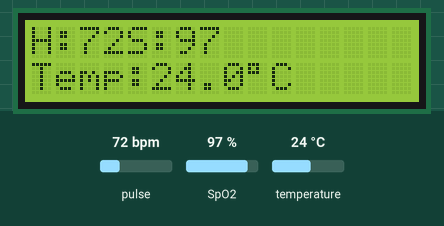
Bench run of a sketch on a simulated ESP32. On the bench: 16×2 character LCD. The inputs (shaded band) are chosen by the test bench; at power-on: pulse 72 bpm, temperature 24 °C, SpO2 97 %. What the sketch prints to the serial monitor is not drawn.

Above: at 9.3 s.
9.4 s: pulse set to 42 bpm
At 11.1 s:
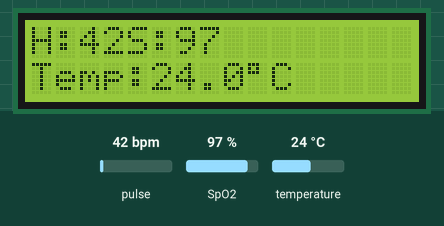
11.8 s: temperature set to 12 °C
At 12.6 s:
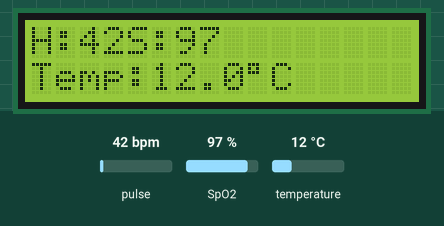
13.4 s: SpO2 set to 80 %
At 15.6 s:
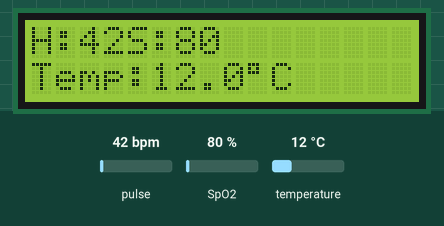
16.7 s: temperature set to 19 °C
At 18.1 s:
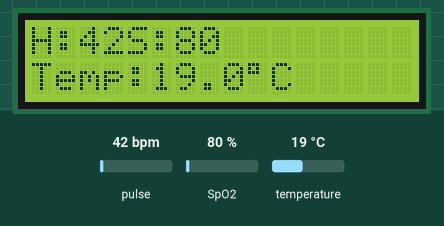
18.4 s: pulse set to 70 bpm
At 21.2 s:
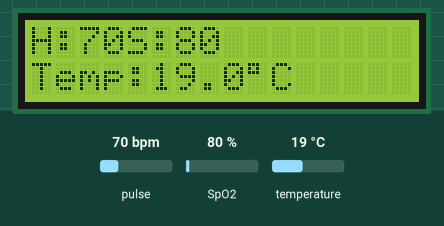
21.6 s: temperature set to 28 °C
At 22.7 s:
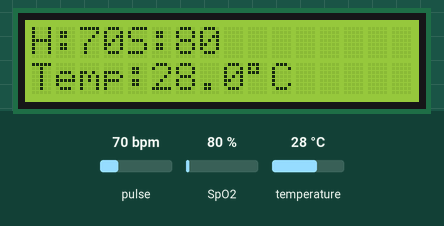
Timing chart, 0 to 24.3 s (numbered marks = the images above; inputs shaded):
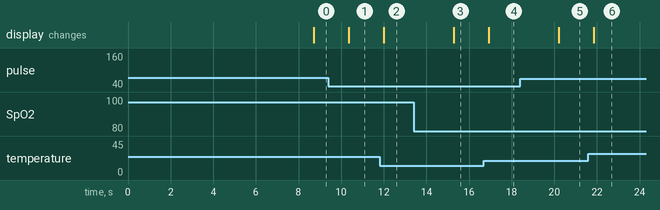

The sketch:

tashinga_part4.ino
```cpp
#include <Wire.h>
#include <LiquidCrystal_I2C.h>
#include <MAX30105.h>
#include <spo2_algorithm.h>  // Add this for SpO₂ algorithm
#include <OneWire.h>
#include <DallasTemperature.h>

// I2C LCD setup
LiquidCrystal_I2C lcd(0x27, 16, 2);  // Change to 0x3F if needed

// MAX30102 setup
MAX30105 particleSensor;

// DS18B20 setup
#define ONE_WIRE_BUS 4
OneWire oneWire(ONE_WIRE_BUS);
DallasTemperature ds18b20(&oneWire);

// Buffer for SpO₂ calculation
#if defined(__AVR_ATmega328P__) || defined(__AVR_ATmega168__)
uint16_t irBuffer[100]; // infrared LED sensor data
uint16_t redBuffer[100]; // red LED sensor data
#else
uint32_t irBuffer[100]; // infrared LED sensor data
uint32_t redBuffer[100]; // red LED sensor data
#endif

int32_t bufferLength; // data length
int32_t spo2; // SPO2 value
int8_t validSPO2; // indicator if SPO2 calculation is valid
int32_t heartRate; // heart rate value
int8_t validHeartRate; // indicator if heart rate calculation is valid

// Heart rate variables for fallback
const byte RATE_SIZE = 4;
byte rates[RATE_SIZE];
byte rateSpot = 0;
long lastBeat = 0;
float beatsPerMinute = 0;
int beatAvg = 0;

// Timing variables
unsigned long lastDisplayUpdate = 0;
const unsigned long displayInterval = 1000; // Update display every 1 second
unsigned long lastSampleTime = 0;
int sampleCounter = 0;

void setup() {
  Serial.begin(115200);
  Serial.println("Initializing...");

  // Initialize I2C
  Wire.begin(21, 22);

  // Initialize LCD
  lcd.init();
  lcd.backlight();
  lcd.setCursor(0, 0);
  lcd.print("Initializing...");

  // Initialize MAX30102
  if (!particleSensor.begin(Wire, I2C_SPEED_FAST)) {
    Serial.println("MAX30102 not found!");
    lcd.setCursor(0, 1);
    lcd.print("MAX30102 Error!");
    while (1);
  }

  // Configure MAX30102 for SpO₂ measurement [citation:5]
  byte ledBrightness = 60; // Options: 0=Off to 255=50mA
  byte sampleAverage = 4; // Options: 1, 2, 4, 8, 16, 32
  byte ledMode = 2; // Options: 1 = Red only, 2 = Red + IR
  int sampleRate = 100; // Options: 50, 100, 200, 400, 800, 1000, 1600, 3200
  int pulseWidth = 411; // Options: 69, 118, 215, 411
  int adcRange = 4096; // Options: 2048, 4096, 8192, 16384

  particleSensor.setup(ledBrightness, sampleAverage, ledMode, sampleRate, pulseWidth, adcRange);

  // Initialize DS18B20
  ds18b20.begin();

  lcd.clear();
  lcd.setCursor(0, 0);
  lcd.print("Place finger...");
  lcd.setCursor(0, 1);
  lcd.print("Hold steady");

  Serial.println("Setup complete!");
  delay(2000);
}

void loop() {
  // Read temperature
  ds18b20.requestTemperatures();
  float temperatureC = ds18b20.getTempCByIndex(0);

  // Check if finger is on sensor [citation:5]
  long irValue = particleSensor.getIR();

  if (irValue < 50000) {
    // No finger detected
    lcd.clear();
    lcd.setCursor(0, 0);
    lcd.print("No Finger");
    lcd.setCursor(0, 1);
    lcd.print("Place finger");
    delay(1000);
    return;
  }

  // Collect samples for SpO₂ calculation [citation:2][citation:5]
  bufferLength = 100; // 100 samples = ~4 seconds at 25 sps

  // Read first 100 samples
  for (byte i = 0; i < bufferLength; i++) {
    while (particleSensor.available() == false)
      particleSensor.check(); // Check for new data

    redBuffer[i] = particleSensor.getRed();
    irBuffer[i] = particleSensor.getIR();
    particleSensor.nextSample(); // Move to next sample

    // Optional: Print raw data for debugging
    // Serial.print("red="); Serial.print(redBuffer[i]);
    // Serial.print(", ir="); Serial.println(irBuffer[i]);
  }

  // Calculate heart rate and SpO₂ using Maxim's algorithm [citation:5][citation:8]
  maxim_heart_rate_and_oxygen_saturation(irBuffer, bufferLength, redBuffer,
                                         &spo2, &validSPO2,
                                         &heartRate, &validHeartRate);

  // Continue taking samples and recalculating every second
  while (true) {
    unsigned long startTime = millis();

    // Shift buffer: discard oldest 25 samples, keep last 75 [citation:5]
    for (byte i = 25; i < 100; i++) {
      redBuffer[i - 25] = redBuffer[i];
      irBuffer[i - 25] = irBuffer[i];
    }

    // Take 25 new samples
    for (byte i = 75; i < 100; i++) {
      while (particleSensor.available() == false)
        particleSensor.check();

      redBuffer[i] = particleSensor.getRed();
      irBuffer[i] = particleSensor.getIR();
      particleSensor.nextSample();

      // Small delay to maintain sampling rate
      delay(10);
    }

    // Recalculate with new samples
    maxim_heart_rate_and_oxygen_saturation(irBuffer, bufferLength, redBuffer,
                                           &spo2, &validSPO2,
                                           &heartRate, &validHeartRate);

    // Read temperature again
    ds18b20.requestTemperatures();
    temperatureC = ds18b20.getTempCByIndex(0);

    // Update display
    updateDisplay(heartRate, validHeartRate, spo2, validSPO2, temperatureC);

    // Ensure we're running at ~1 second per cycle
    unsigned long elapsed = millis() - startTime;
    if (elapsed < 1000) {
      delay(1000 - elapsed);
    }
  }
}

void updateDisplay(int32_t hr, int8_t hrValid, int32_t sPO2, int8_t sPO2Valid, float temp) {
  lcd.clear();
  lcd.setCursor(0, 0);
  // Display Heart Rate and SpO2 on first line
  if (hrValid && hr > 30 && hr < 200) {
    lcd.print("H:");
    lcd.print(hr);
    lcd.print("");
  } else {
    lcd.print("HR:-- ");
  }
  if (sPO2Valid && sPO2 > 70 && sPO2 < 100) {
    lcd.print("S:");
    lcd.print(sPO2);
    // lcd.print("%");
  } else {
    lcd.print("S:---");
  }

  // Second line: Temperature
  lcd.setCursor(0, 1);
  if (temp > 0 && temp < 50) {
    lcd.print("Temp:");
    lcd.print(temp, 1);
    lcd.print((char)223);
    lcd.print("C");
  } else {
    lcd.print("Temp:Error");
  }

  // Send structured data to Serial for web ingestion
  Serial.print("DATA,");
  Serial.print(hrValid && hr > 30 && hr < 200 ? hr : -1);
  Serial.print(",");
  Serial.print(sPO2Valid && sPO2 > 70 && sPO2 < 100 ? sPO2 : -1);
  Serial.print(",");
  Serial.print(temp > 0 && temp < 50 ? temp : -1);
  Serial.println();
  // Debug output to Serial Monitor
  Serial.print("HR: ");
  Serial.print(hr);
  Serial.print(" (valid: ");
  Serial.print(hrValid);
  Serial.print("), SpO2: ");
  Serial.print(sPO2);
  Serial.print(" (valid: ");
  Serial.print(sPO2Valid);
  Serial.print("), Temp: ");
  Serial.println(temp);
}
```

Measured:
- after the input at 9.4 s, the display: changes after 0.96 s (image 1)
- after the input at 11.8 s, the display: changes after 0.20 s (image 2)
- after the input at 13.4 s, the display: changes after 1.9 s (image 3)
- after the input at 16.7 s, the display: changes after 0.22 s (image 4)
- after the input at 18.4 s, the display: changes after 1.8 s (image 5)
- after the input at 21.6 s, the display: changes after 0.24 s (image 6)
